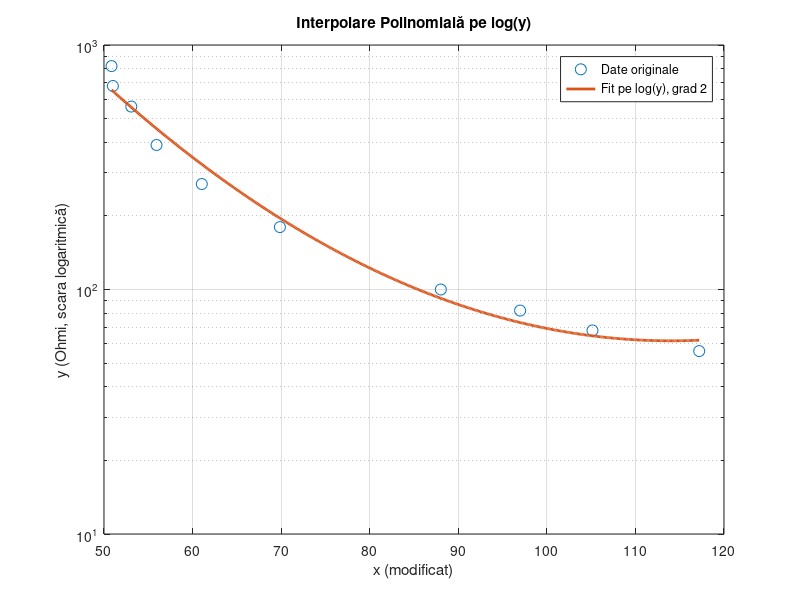

MATLAB code to generate this figure:
x = [-50.85, -51, -53.08, -55.93, -61.04, -69.86, -88.03, 83.02, 74.85, 62.80];
y = [820, 680, 560, 390, 270, 180, 100, 82, 68, 56];  % in Ohmi

% Transformare x
x_final = x;
for i = 1:length(x)
    if x(i) < 0
        x_final(i) = -x(i);  % negative → modul
    else
        x_final(i) = 180 - x(i);  % pozitive → cadran 2
    end
end

% Transformare y -> log10(y)
log_y = log10(y);

% Alegem gradul polinomului (ex: grad 3)
grad_polinom = 2;

% Fit pe log(y)
coef_polinom_log = polyfit(x_final, log_y, grad_polinom);

disp('Coeficienții polinomului pe log10(y):');
disp(coef_polinom_log);

% Generăm puncte pentru desen
x_fit = linspace(min(x_final), max(x_final), 500);
log_y_fit = polyval(coef_polinom_log, x_fit);
y_fit = 10.^log_y_fit;  % revenim la scara originală

% Plot log(y)
figure;
semilogy(x_final, y, 'o', 'MarkerSize', 8, 'DisplayName', 'Date originale');
hold on;
semilogy(x_fit, y_fit, '-', 'LineWidth', 2, 'DisplayName', sprintf('Fit pe log(y), grad %d', grad_polinom));
xlabel('x (modificat)');
ylabel('y (Ohmi, scara logaritmică)');
legend;
grid on;
title('Interpolare Polinomială pe log(y)');

log_y = polyval([0, 0.0019, -0.1874, 8.4167], x);
y_new = 10.^log_y;




log_y_func = @(x) 0.0003 .* x.^2 - 0.0586 .* x + 5.1327;

% Calculam y(x)
y_func = @(x) 10.^log_y_func(x);
y_func(51)
